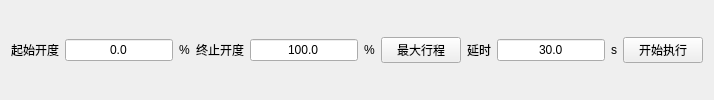
         <widget class="QWidget" name="tab_aps">
          <attribute name="title">
           <string> APS </string>
          </attribute>
          <layout class="QHBoxLayout" name="horizontalLayout_21">
           <item>
            <widget class="QLabel" name="label_42">
             <property name="text">
              <string>起始开度</string>
             </property>
            </widget>
           </item>
           <item>
            <widget class="QLineEdit" name="lineEdit_aps_minov">
             <property name="text">
              <string>0.0</string>
             </property>
             <property name="alignment">
              <set>Qt::AlignCenter</set>
             </property>
            </widget>
           </item>
           <item>
            <widget class="QLabel" name="label_43">
             <property name="text">
              <string>%</string>
             </property>
            </widget>
           </item>
           <item>
            <widget class="QLabel" name="label_45">
             <property name="text">
              <string>终止开度</string>
             </property>
            </widget>
           </item>
           <item>
            <widget class="QLineEdit" name="lineEdit_aps_maxov">
             <property name="text">
              <string>100.0</string>
             </property>
             <property name="alignment">
              <set>Qt::AlignCenter</set>
             </property>
            </widget>
           </item>
           <item>
            <widget class="QLabel" name="label_44">
             <property name="text">
              <string>%</string>
             </property>
            </widget>
           </item>
           <item>
            <widget class="QPushButton" name="pushButton_aps_maxroute">
             <property name="text">
              <string> 最大行程 </string>
             </property>
            </widget>
           </item>
           <item>
            <widget class="QLabel" name="label_46">
             <property name="text">
              <string>延时</string>
             </property>
            </widget>
           </item>
           <item>
            <widget class="QLineEdit" name="lineEdit_aps_time">
             <property name="text">
              <string>30.0</string>
             </property>
             <property name="alignment">
              <set>Qt::AlignCenter</set>
             </property>
            </widget>
           </item>
           <item>
            <widget class="QLabel" name="label_47">
             <property name="text">
              <string>s</string>
             </property>
            </widget>
           </item>
           <item>
            <widget class="QPushButton" name="pushButton_aps_ovctrl">
             <property name="text">
              <string> 开始执行 </string>
             </property>
            </widget>
           </item>
          </layout>
         </widget>
